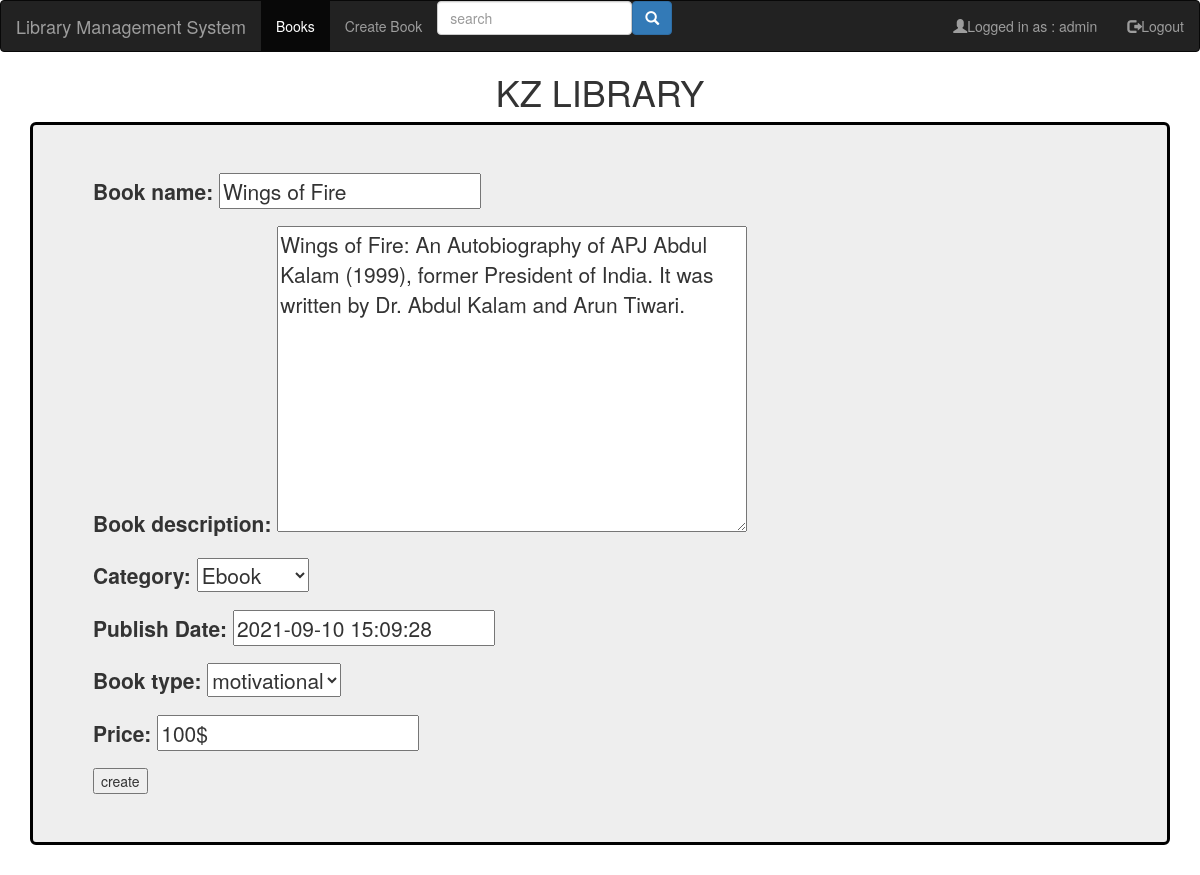
Screenshot of /Book/15/update/ (signed in) with the database file from the repository.
### library_app/models.py (models this page shows, shortened)
class BOOK(models.Model):
    Book_name = models.CharField(max_length=100)
    Book_description=models.TextField(max_length=250)
    Category=models.CharField(max_length=2, choices=book_category, default=1)
    Publish_Date=models.DateTimeField(default=timezone.now)
    Book_type=models.CharField(max_length=3, choices=book_typ, default=1)
    Price = models.CharField(max_length=50)

### library_app/views.py (the view, shortened to what this page needs)
# urls.py: path('Book/<int:pk>/update/', BookUpdateView.as_view(), name='Book-update'),
class BookUpdateView(LoginRequiredMixin, UpdateView):
    model=models.BOOK
    fields = ('Book_name','Book_description','Category','Publish_Date','Book_type','Price',)

### templates/library_app/book_form.html (shortened to what this page needs)
{% extends 'base.html' %}
{% block content %}
<form action="" method="POST">
    {{form.as_p}}
     <input type="submit" value="create" name="" id="submit">
</form>
{% endblock %}

### templates/base.html (shortened to what this page needs)
<!DOCTYPE html>
<html lang="en">
<head>
  <link rel="stylesheet" href="https://maxcdn.bootstrapcdn.com/bootstrap/3.4.1/css/bootstrap.min.css">
  <link rel="stylesheet" href="https://cdnjs.cloudflare.com/ajax/libs/font-awesome/4.7.0/css/font-awesome.min.css">
</head>
<body>
  <nav class="navbar navbar-inverse">
    <div class="container-fluid">
      <div class="navbar-header">
        <a class="navbar-brand" href="{%  url 'app:index'%}">Library Management System</a>
      </div>
      <ul class="nav navbar-nav">
        <li class="active"><a href="{% url 'app:Book-list' %}">Books</a></li>
        {% if request.user.is_authenticated %}
        <li><a href="{% url 'app:Book-create' %}">Create Book</a></li>
        {% else %}
        <li><a href="{% url 'app:Book-create' %}" id="createbook">Create Book</a></li>
        {% endif %}
        <li>
          <table>
            <tr>
              <td> <input type="search" id="form1" class="form-control inl" placeholder="search"></td>
              <td> <button type="button" class="btn btn-primary">
                  <i class="glyphicon glyphicon-search"></i>
                </button></td>
            </tr>
          </table>
        </li>
      </ul>
      <ul class="nav navbar-nav navbar-right">
        {% if request.user.is_authenticated %}
        <li><a href="#"><span class="glyphicon glyphicon-user"></span>Logged in as : {{request.user.username}} </a>
        </li>
        <li><a href="{% url 'logout' %}"><span class="glyphicon glyphicon-log-out"></span>Logout </a></li>
        {% else %}
        <li><a href="{% url 'signup' %}"><span class="glyphicon glyphicon-user"></span>Sign Up</a></li>
        <li><a href="{% url 'login' %}"><span class="glyphicon glyphicon-log-in"></span> Login</a></li>
        {% endif %}
      </ul>
    </div>
  </nav>
  <div>
    <h1 style="text-align: center">KZ LIBRARY</h1>
  </div>
  <div class="container">
    <div class="jumbotron jmb">
      {% block content %}
      {% endblock %}
    </div>
  </div>
</body>
</html>

### templates/base.html (style rules this page uses)
.inl { display: inline-block; }
.jmb { border: black solid 3px; }

### rows the page displays
BOOK: Book_name "Wings of Fire", Book_description "Wings of Fire: An Autobiography of APJ Abdul Kalam (1999), former President of India. It was written by Dr. Abdul Kalam and Arun Tiwari.", Category "Ebook", Publish_Date "2021-09-10 15:09:28", Book_type "motivational", Price "100$"

### other values shown
{{ request.user.username }} "admin"
